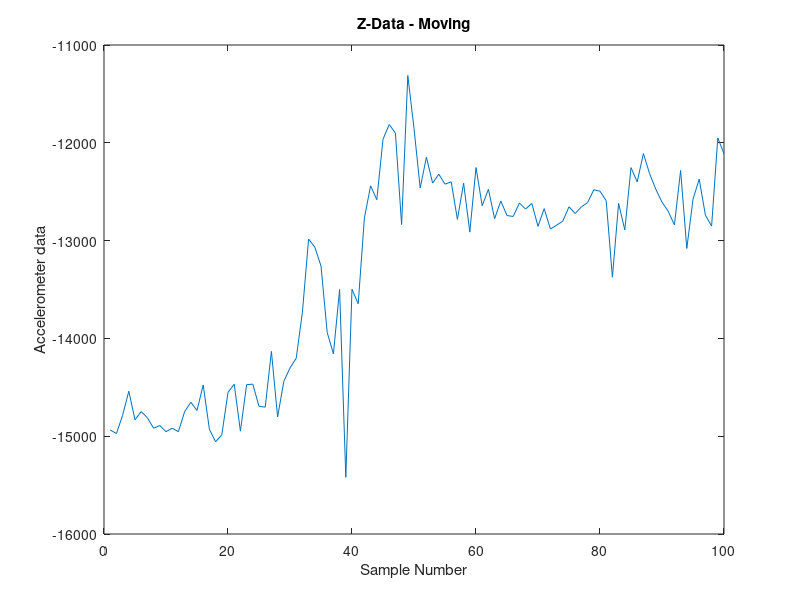
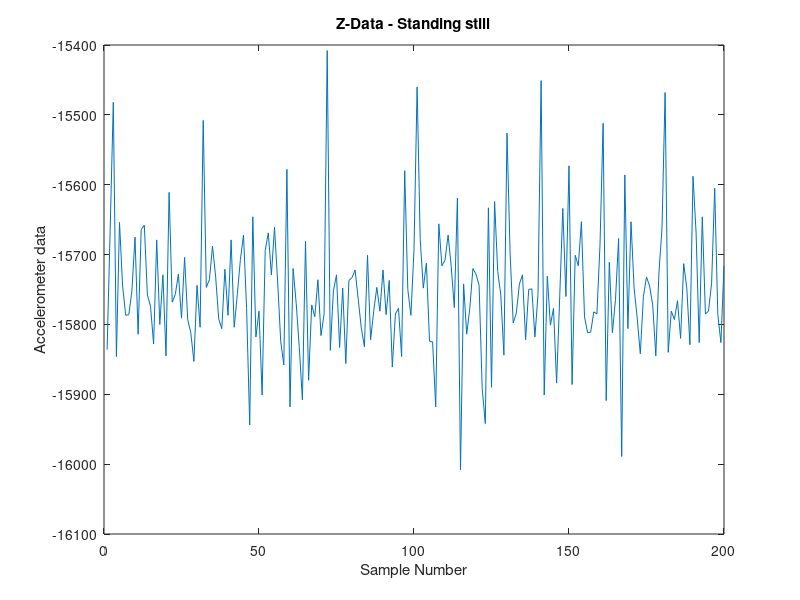
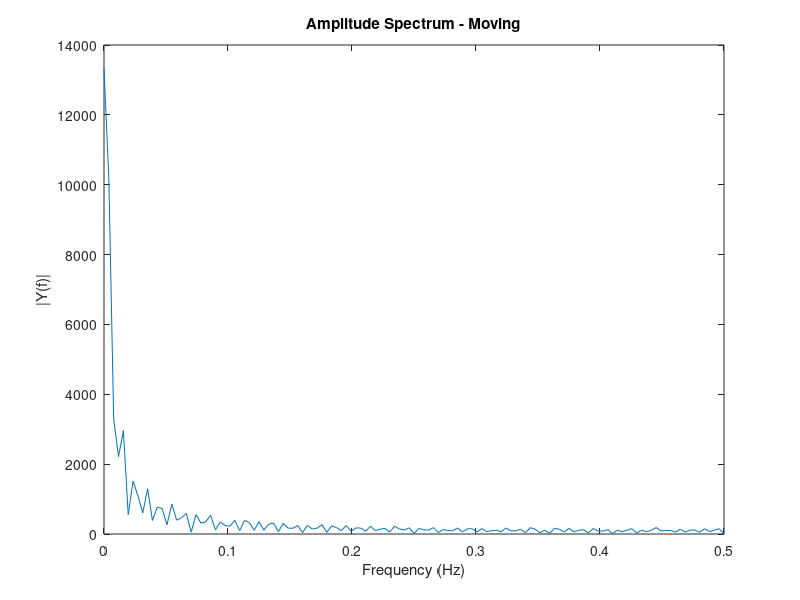
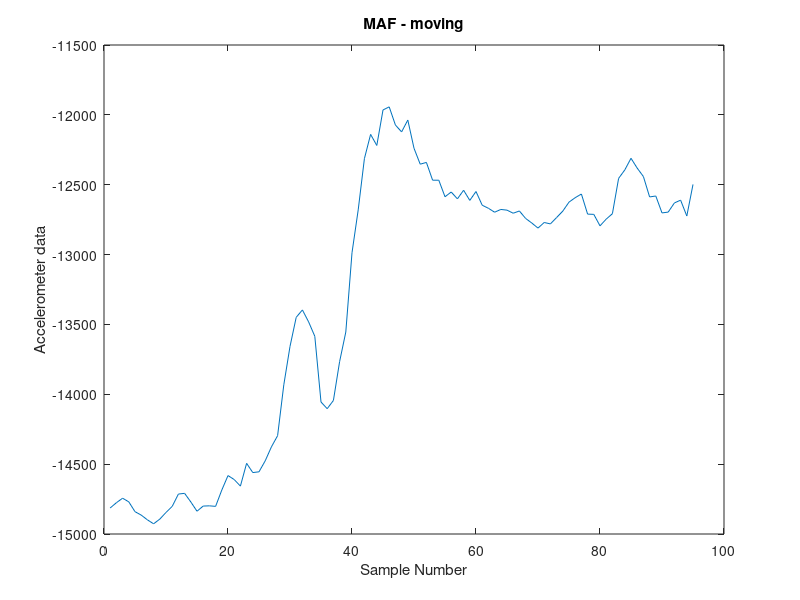

MATLAB code for these plots, in order:
arrayMoving=[
   -14936
-14973
-14787
-14540
-14832
-14748
-14812
-14918
-14891
-14954
-14918
-14954
-14750
-14653
-14737
-14476
-14929
-15057
-14986
-14552
-14468
-14948
-14473
-14468
-14694
-14703
-14133
-14804
-14440
-14302
-14204
-13731
-12984
-13067
-13260
-13939
-14158
-13500
-15420
-13498
-13646
-12768
-12440
-12582
-11964
-11813
-11900
-12836
-11312
-11853
-12462
-12147
-12412
-12321
-12423
-12399
-12783
-12413
-12913
-12253
-12644
-12475
-12776
-12595
-12744
-12753
-12616
-12677
-12620
-12854
-12673
-12882
-12842
-12801
-12654
-12723
-12655
-12611
-12480
-12495
-12592
-13374
-12620
-12891
-12254
-12399
-12110
-12316
-12475
-12606
-12700
-12840
-12283
-13080
-12577
-12372
-12740
-12851
-11950
-12112

];

arrayStill=[
    -15836
-15662
-15482
-15846
-15654
-15745
-15787
-15786
-15752
-15675
-15814
-15664
-15658
-15758
-15774
-15828
-15679
-15800
-15729
-15845
-15611
-15768
-15757
-15728
-15791
-15704
-15793
-15812
-15853
-15744
-15804
-15508
-15747
-15736
-15688
-15731
-15792
-15806
-15721
-15787
-15679
-15804
-15757
-15707
-15672
-15777
-15944
-15646
-15818
-15781
-15901
-15694
-15669
-15729
-15661
-15738
-15824
-15858
-15578
-15918
-15720
-15770
-15833
-15908
-15681
-15880
-15772
-15789
-15736
-15816
-15785
-15408
-15837
-15752
-15729
-15833
-15748
-15856
-15737
-15733
-15722
-15764
-15805
-15832
-15701
-15822
-15781
-15747
-15781
-15722
-15786
-15737
-15861
-15785
-15777
-15846
-15580
-15750
-15787
-15693
-15460
-15678
-15748
-15712
-15824
-15825
-15918
-15656
-15716
-15708
-15672
-15717
-15776
-15619
-16008
-15742
-15814
-15777
-15720
-15728
-15744
-15892
-15942
-15633
-15890
-15624
-15724
-15758
-15844
-15526
-15698
-15798
-15784
-15742
-15729
-15822
-15750
-15749
-15818
-15757
-15451
-15901
-15731
-15801
-15777
-15884
-15761
-15634
-15760
-15573
-15886
-15701
-15716
-15653
-15789
-15812
-15811
-15782
-15785
-15686
-15512
-15909
-15711
-15812
-15764
-15677
-15989
-15586
-15806
-15653
-15748
-15791
-15842
-15760
-15732
-15745
-15772
-15845
-15727
-15662
-15468
-15840
-15781
-15793
-15766
-15820
-15713
-15748
-15829
-15588
-15669
-15826
-15646
-15785
-15781
-15741
-15605
-15786
-15826
-15716];

%%%Plotting moving and standing still vs. sample number%%%

figure(1)
plot(arrayMoving)
title('Z-Data - Moving');
xlabel('Sample Number');
ylabel('Accelerometer data');

figure(2)
plot(arrayStill)
title('Z-Data - Standing still');
xlabel('Sample Number');
ylabel('Accelerometer data');

%%%%%%MOVING DATA%%%%%%
%%%Plotting and FFT%%%
L = 200;
Fs = 1;
NFFT = 2^nextpow2(L); % Next power of 2 from length of y
Y = fft(arrayMoving,NFFT)/L;
f = Fs/2*linspace(0,1,NFFT/2+1);

%Plot single-sided amplitude spectrum
figure(3)
plot(f,2*abs(Y(1:NFFT/2+1))) 
title('Amplitude Spectrum - Moving')
xlabel('Frequency (Hz)')
ylabel('|Y(f)|')

% signal_avg = mean(arrayMoving);
% fprintf('|Signal Average| %f\n',abs(signal_avg));
% mag = abs(Y(1:NFFT/2+1));
% fprintf('0 Hz spike mag: %f\n',mag(1));

% %Frequency of a filter with coefficients b
% b = fir1(10,0.2);
% freqz(b)

arrayFIFO = zeros(1,95);
for i = 1:95
    avgTemp = mean(arrayMoving(i:i+4));
    arrayFIFO(i) = avgTemp;
end

figure(4)
plot(arrayFIFO)
title('MAF - moving');
xlabel('Sample Number');
ylabel('Accelerometer data');

%0.5 is the Nyquist frequency, which is half of the sampling frequency;
%Nyquist is the cutoff frequency
b = fir1(10,0.2);
arrayFIR = conv(b,arrayMoving);

figure(5)
plot(arrayFIR)
title('FIR - Moving');
xlabel('Sample Number');
ylabel('Accelerometer data');

%%%%%%NOT MOVING DATA%%%%%%
%%%Plotting and FFT%%%
Lf = 200;
NFFTf = 2^nextpow2(L); % Next power of 2 from length of y
Yf = fft(arrayStill,NFFT)/L;
ff = Fs/2*linspace(0,1,NFFT/2+1);

%Plot single-sided amplitude spectrum
figure(6)
plot(ff,2*abs(Yf(1:NFFTf/2+1))) 
title('Amplitude Spectrum - Standing still')
xlabel('Frequency (Hz)')
ylabel('|Y(f)|')

% signal_avgf = mean(arrayFlat);
% fprintf('Absolute Value of Signal Average: %f\n',abs(signal_avgf));
% magf = abs(Yf(1:NFFTf/2+1));
% fprintf('Magnitude of spike at 0 Hz: %f\n',magf(1));
% fprintf('They are indeed equivalent!\n');

% %Frequency of a filter with coefficients b
% b = fir1(10,0.2);
% freqz(b)

arrayFIFOstill = zeros(1,195);
for i = 1:195
    avgTempStill = mean(arrayStill(i:i+4));
    arrayFIFOstill(i) = avgTempStill;
end

figure(7)
plot(arrayFIFOstill)
title('MAF - Standing still');
xlabel('Sample Number');
ylabel('Accelerometer data');


%0.5 is the Nyquist frequency, which is half of the sampling frequency;
%Nyquist is the cutoff frequency
b = fir1(10,0.2);
arrayFIR = conv(b,arrayStill);

figure(8)
plot(arrayFIR)
title('FIR - Standing still');
xlabel('Sample Number');
ylabel('Accelerometer data');